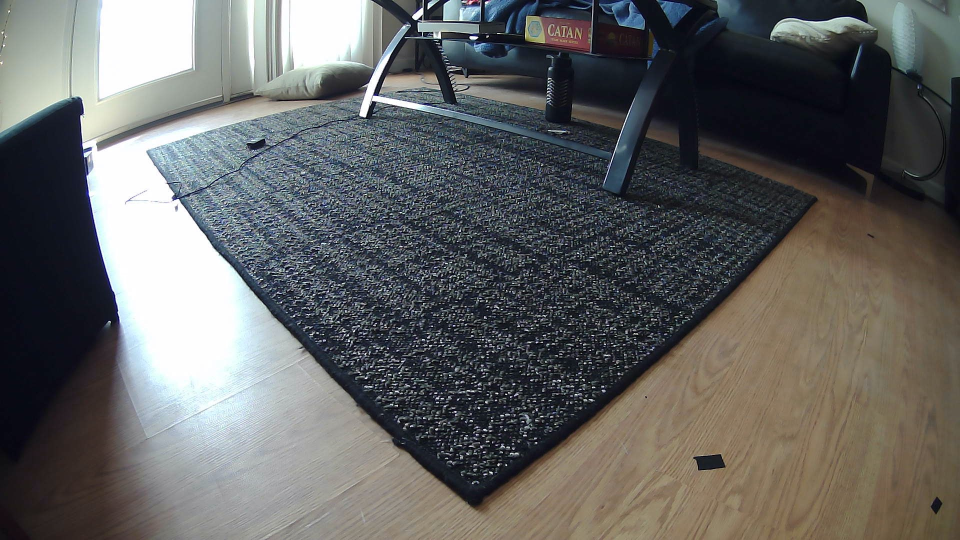
#> input picture pic/1.jpeg, 1920 x 1080 px, given in place of top.avi, which was not available (shown at 1/2 size)
$ python video_test.py
#> lines starting #> are read from the running program, lines starting #| are printed output that depends on the picture
# ME 470 Senior Design Project
# Authored by Yuliang Gu
# yuliang3@illinois.edu
# This script generates warped videop

import cv2
import numpy as np
from me470 import Geo_TF

'''Load video files'''
cap_top = cv2.VideoCapture('./videos/top.avi')

M_top = np.float32([[  -3.8658,  -9.3394,4175.655 ],
 [   0.3243, -14.1634,4167.4443],
 [   0.0007,  -0.0173,   1.    ]])

for i in range(100):
    _,ftop = cap_top.read()
    f_top = cv2.resize(ftop,(1920,1080))
    warped = cv2.warpPerspective(f_top,M_top,(1280,640))
    cv2.imwrite('./test_imgs/test.png',warped)
    cv2.imshow('window-name',warped)
    if cv2.waitKey(10) & 0xFF == ord('q'):
        break
#> this loop made 1 pass; (key q is pressed on pass 1)
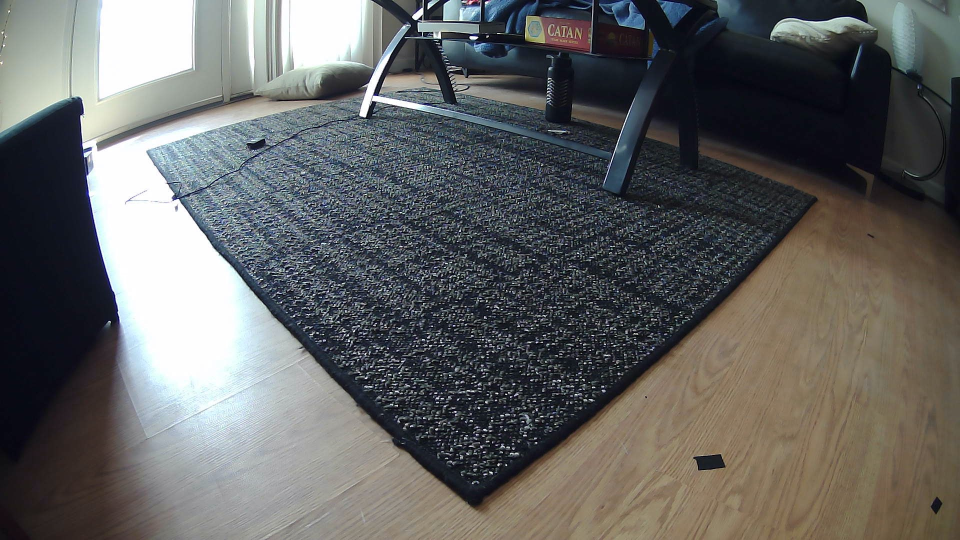
#> input picture pic/1.jpeg, 1920 x 1080 px, given in place of top.avi, which was not available (shown at 1/2 size)
#> pass 1, `warped = cv2.warpPerspective(f_top,M_top,(1280,640))`:
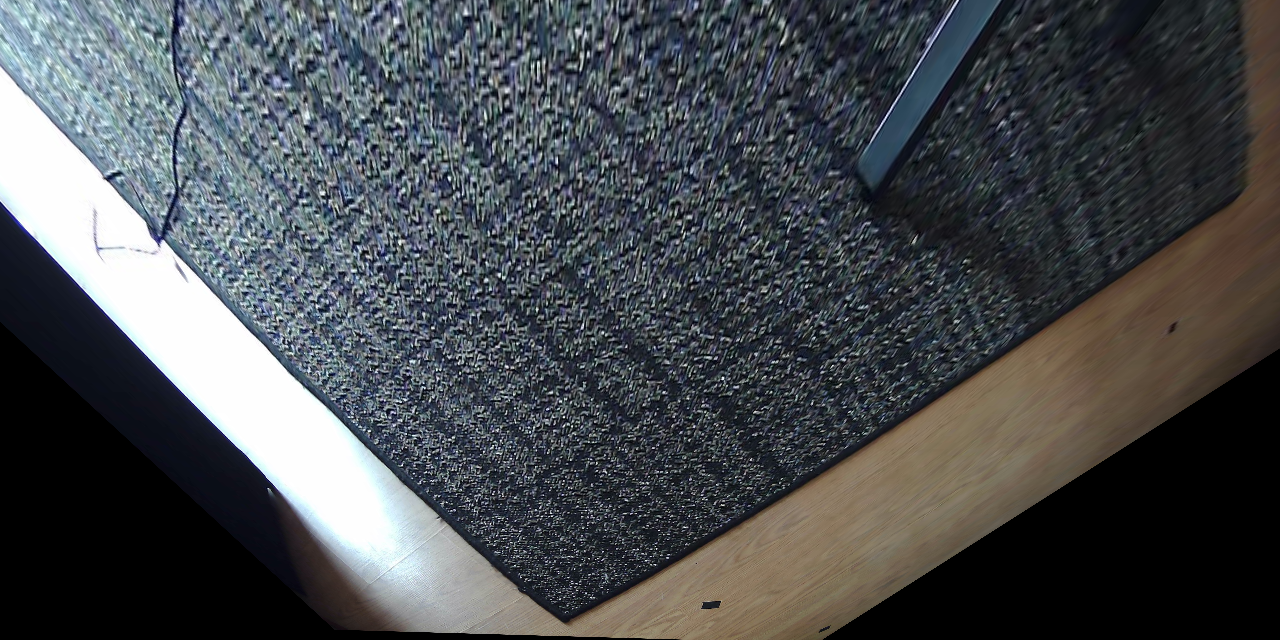
#> warped: shape (640, 1280, 3); mean B, G, R 79.6, 76.3, 72.9
#> f_top is the input picture: shape (1080, 1920, 3); mean B, G, R 98.5, 99.3, 98.8

print(f_top.shape)
#| (1080, 1920, 3)
cap_top.release()
cv2.destroyAllWindows()  # destroy all the opened windows

$ run again, on pic/2.jpeg
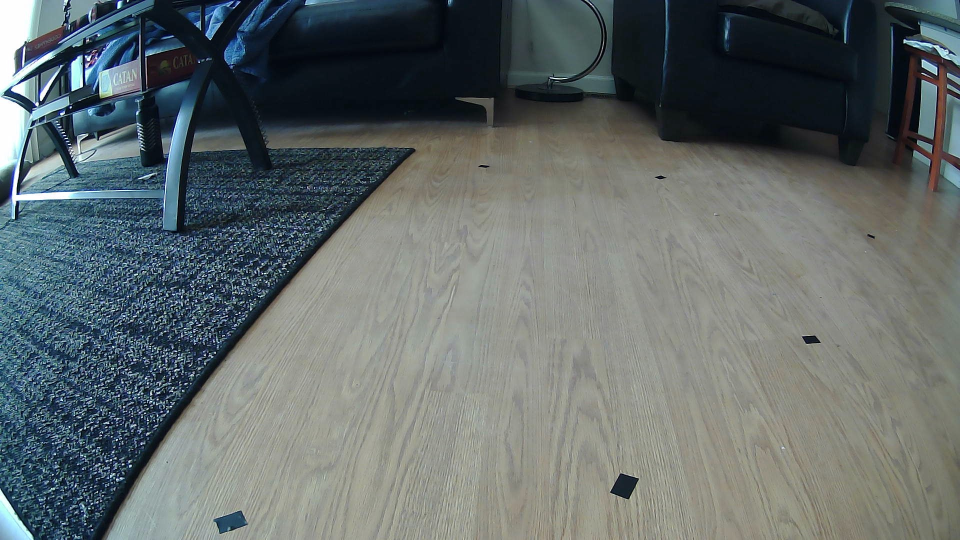
#> input picture pic/2.jpeg, 1920 x 1080 px, given in place of top.avi, which was not available (shown at 1/2 size)
#> the loop `for i in range(100):` made 1 pass; (key q is pressed on pass 1)
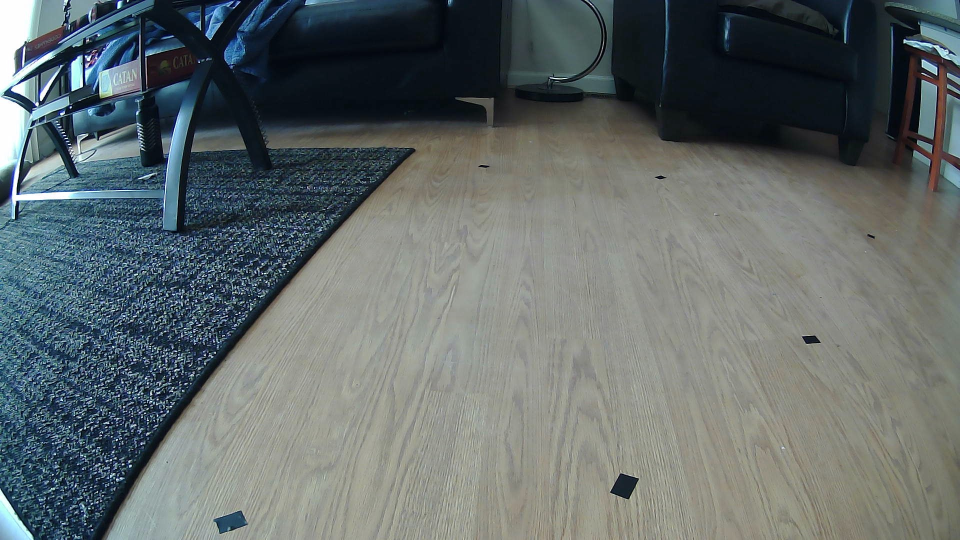
#> input picture pic/2.jpeg, 1920 x 1080 px, given in place of top.avi, which was not available (shown at 1/2 size)
#> pass 1, `warped = cv2.warpPerspective(f_top,M_top,(1280,640))`:
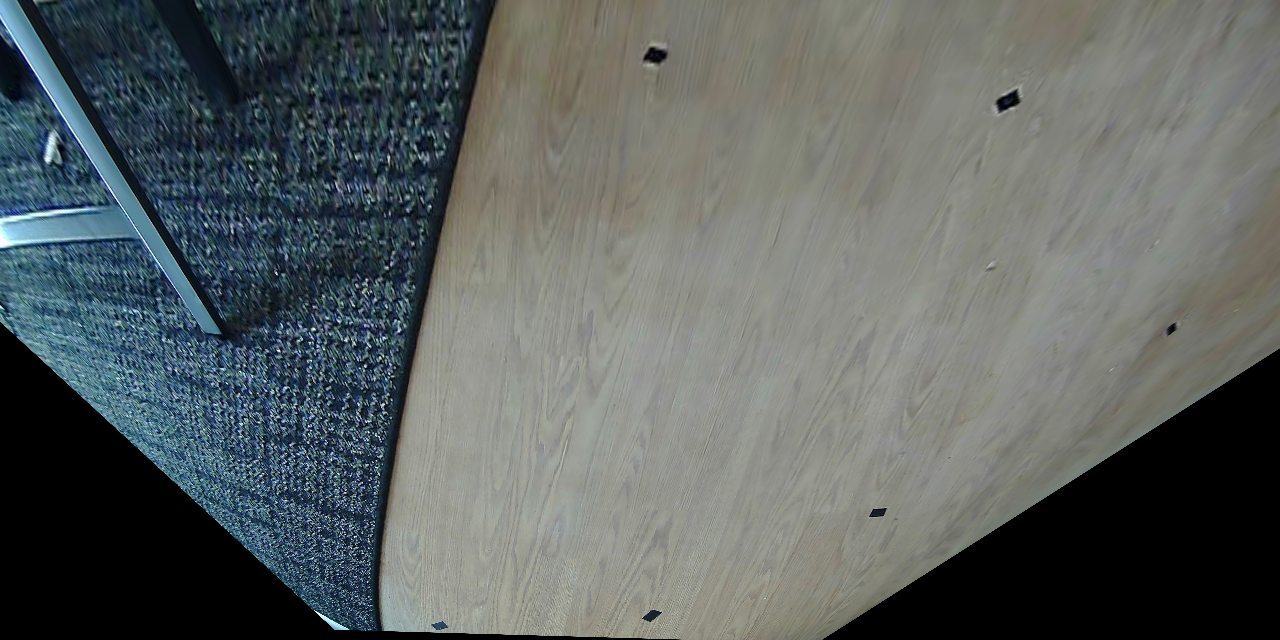
#> warped: shape (640, 1280, 3); mean B, G, R 97.3, 98.3, 92.2
#> f_top is the input picture: shape (1080, 1920, 3); mean B, G, R 107.2, 106.9, 98.7
#| (1080, 1920, 3)

$ run again, on pic/3.jpeg
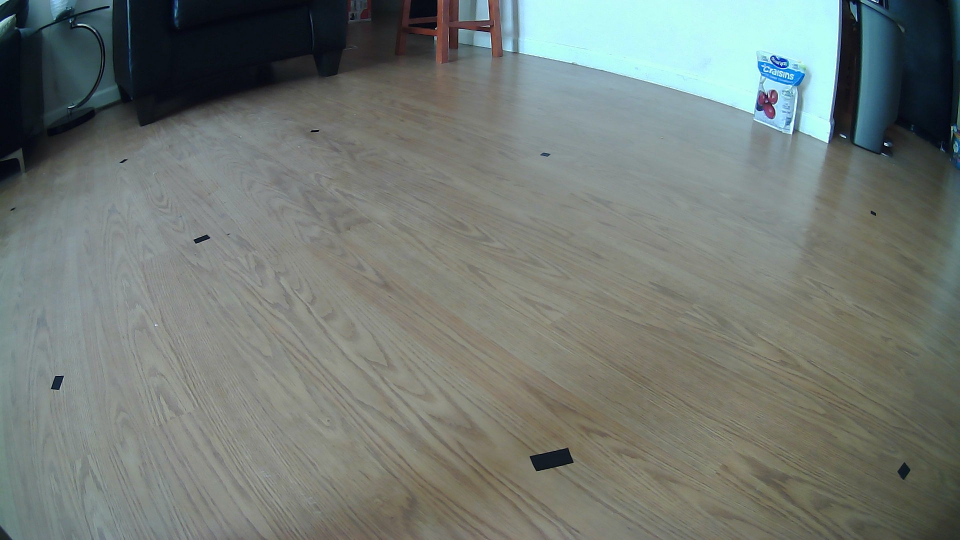
#> input picture pic/3.jpeg, 1920 x 1080 px, given in place of top.avi, which was not available (shown at 1/2 size)
#> the loop `for i in range(100):` made 1 pass; (key q is pressed on pass 1)
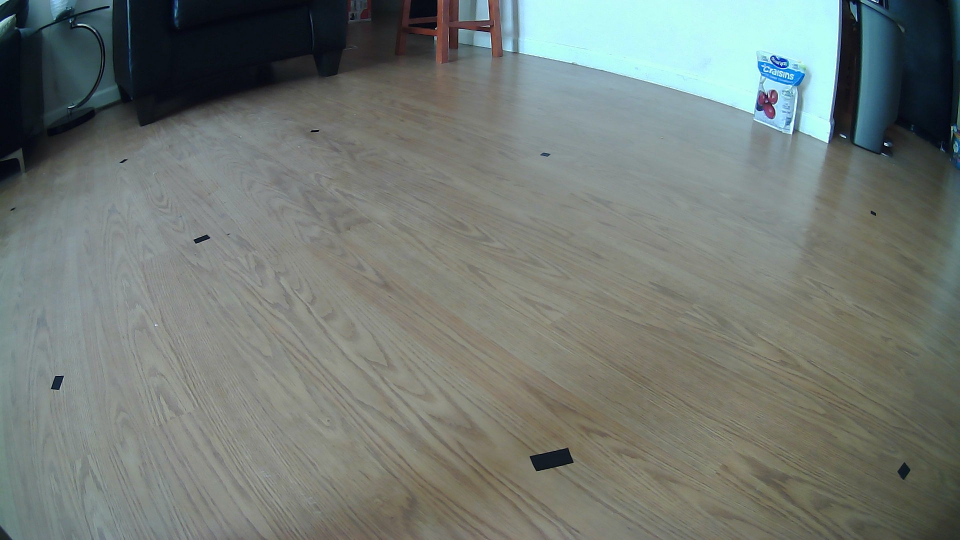
#> input picture pic/3.jpeg, 1920 x 1080 px, given in place of top.avi, which was not available (shown at 1/2 size)
#> pass 1, `warped = cv2.warpPerspective(f_top,M_top,(1280,640))`:
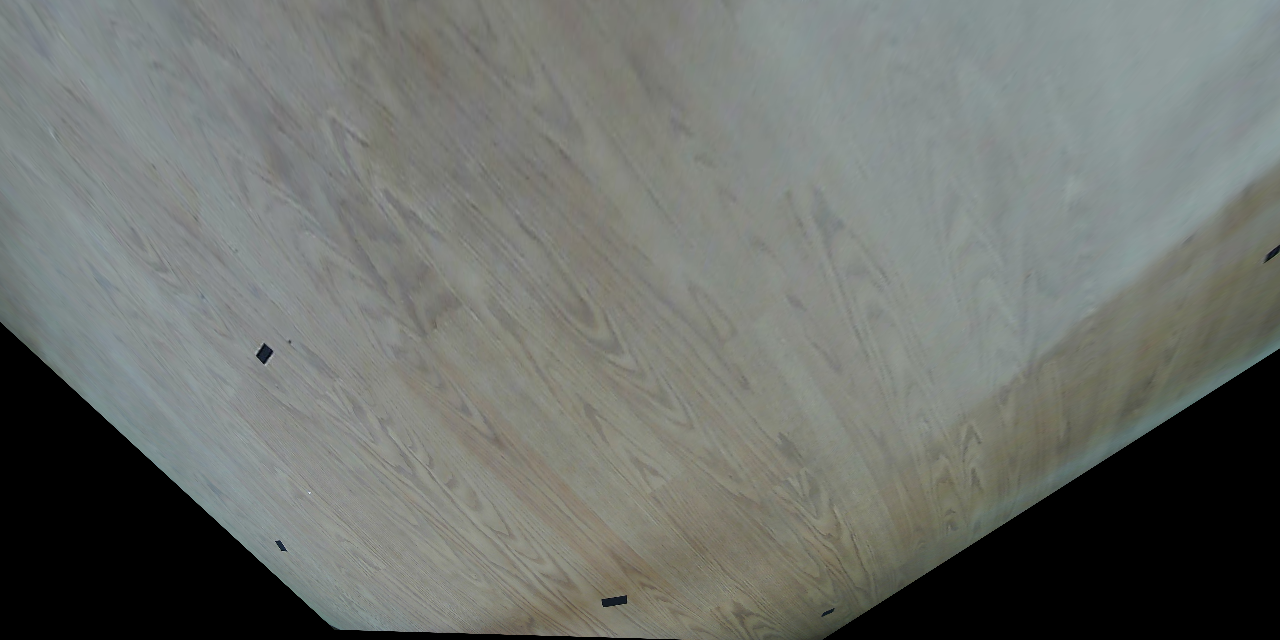
#> warped: shape (640, 1280, 3); mean B, G, R 108.5, 113, 109.5
#> f_top is the input picture: shape (1080, 1920, 3); mean B, G, R 116.6, 121.6, 114.2
#| (1080, 1920, 3)

$ run again, on pic/4.jpeg
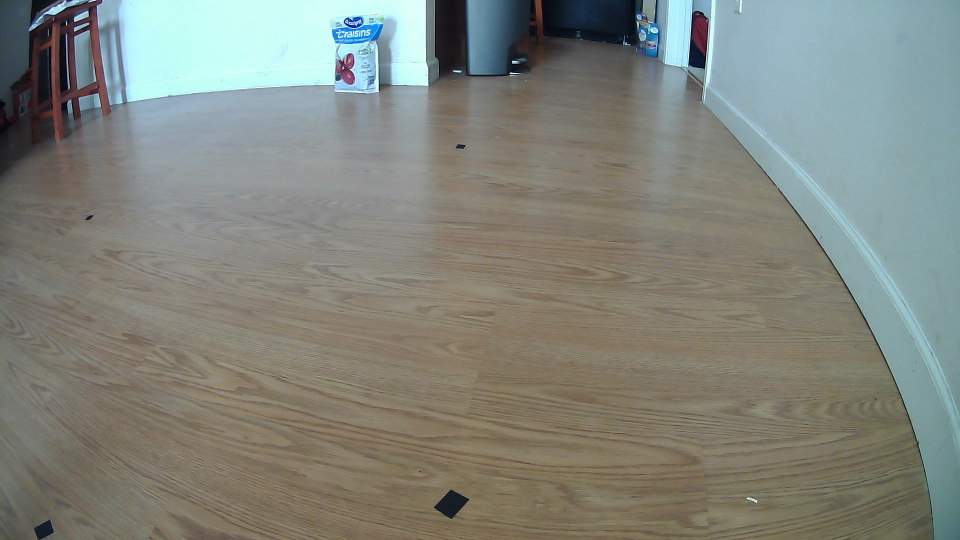
#> input picture pic/4.jpeg, 1920 x 1080 px, given in place of top.avi, which was not available (shown at 1/2 size)
#> the loop `for i in range(100):` made 1 pass; (key q is pressed on pass 1)
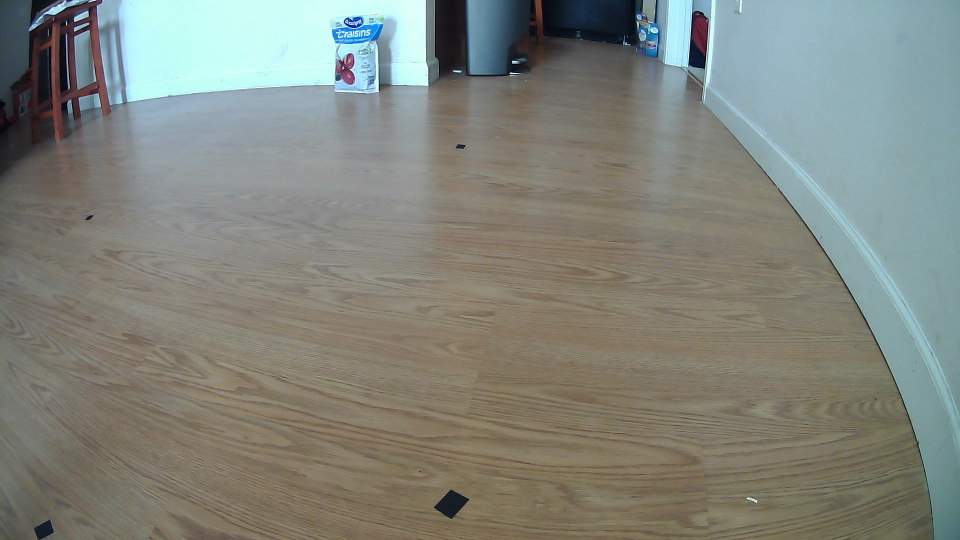
#> input picture pic/4.jpeg, 1920 x 1080 px, given in place of top.avi, which was not available (shown at 1/2 size)
#> pass 1, `warped = cv2.warpPerspective(f_top,M_top,(1280,640))`:
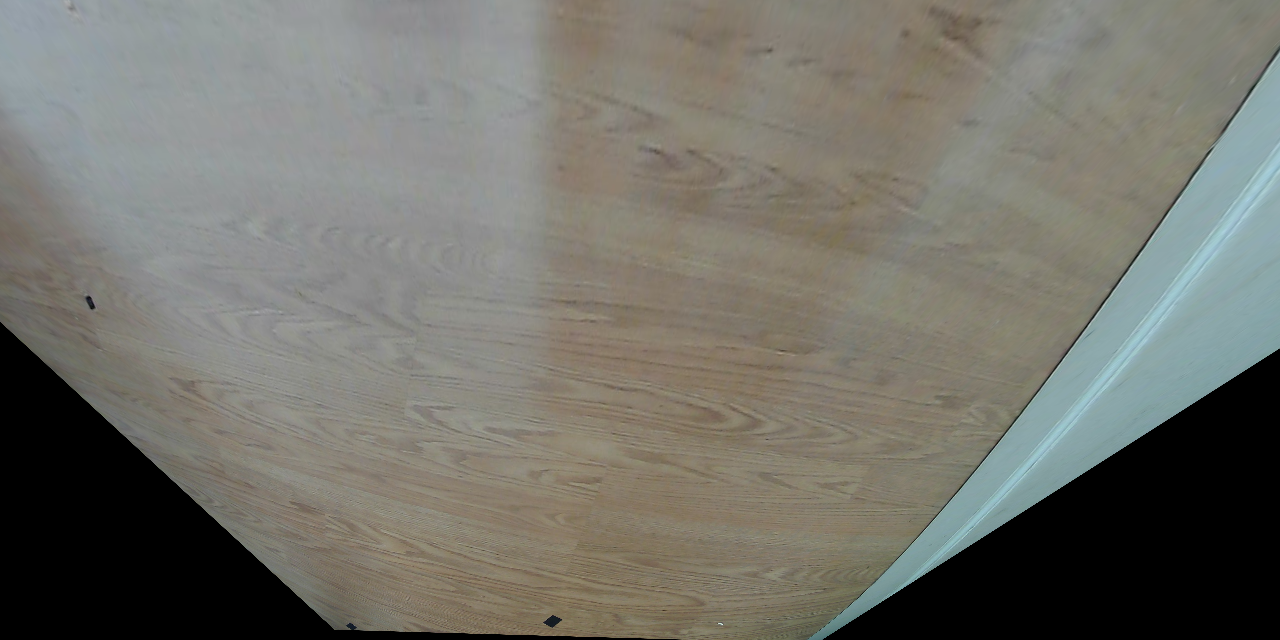
#> warped: shape (640, 1280, 3); mean B, G, R 106.6, 114.1, 114.9
#> f_top is the input picture: shape (1080, 1920, 3); mean B, G, R 124.3, 132.5, 129
#| (1080, 1920, 3)
